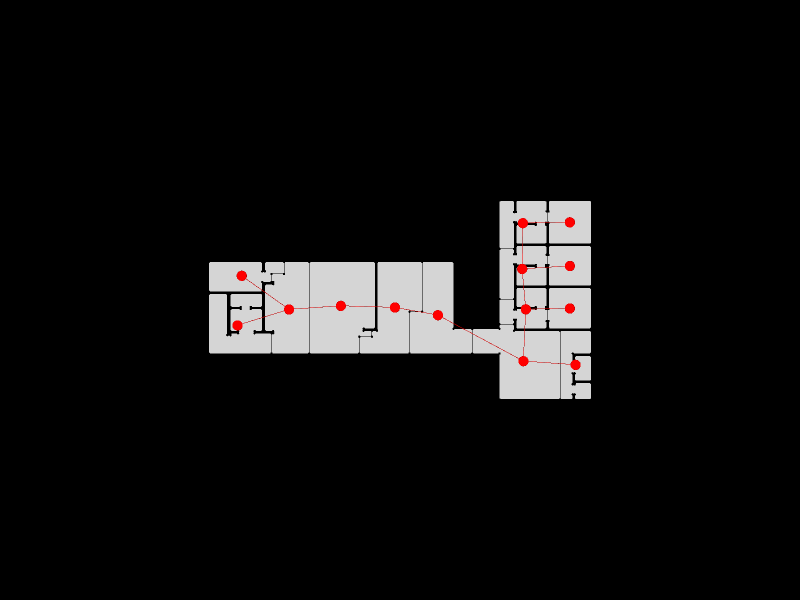

This figure's notebook cell:
### Code cell
Topology.Show(new_shell, new_graph,
              faceOpacity=0.9,
              showEdges=True,
              showVertices=True,
              vertexSizeKey="size",
              vertexColorKey="color",
              camera=[0, 0, 6],
              backgroundColor="black",
              width=800, height=600,
              renderer=renderer)

### Figure 1 — Plotly figure (JSON) as saved in the notebook; plotly's stock layout.template omitted (floating-point values rounded to 4 significant figures; data arrays with more than 128 entries replaced by an {"elided": "..."} marker saying what was removed)
{"data": [{"customdata": {"elided": "168 str values"}, "hoverinfo": "text", "hovertemplate": {"elided": "168 str values"}, "hovertext": {"elided": "168 str values"}, "legendgroup": "1", "legendrank": 1, "marker": {"color": {"elided": "168 str values"}, "line": {"width": 0}, "opacity": 1, "size": {"elided": "168 float values"}, "sizemode": "diameter", "symbol": "circle"}, "mode": "markers", "name": "1: Untitled (Vertices)", "showlegend": false, "text": {"elided": "168 str values"}, "type": "scatter3d", "x": {"elided": "168 float values"}, "y": {"elided": "168 float values"}, "z": {"elided": "168 int values"}}, {"hoverinfo": "text", "legendgroup": "2", "legendrank": 2, "line": {"color": "black", "dash": "solid", "width": 1}, "marker": {"size": 0}, "mode": "lines", "name": "1: Untitled (Edges)", "showlegend": false, "text": "", "type": "scatter3d", "x": {"elided": "543 float values"}, "y": {"elided": "543 float values"}, "z": {"elided": "543 int values"}}, {"cmax": 1, "cmin": 0, "color": "#FAFAFA", "colorscale": [[0, "#440154"], [0.1111, "#482878"], [0.2222, "#3e4989"], [0.3333, "#31688e"], [0.4444, "#26828e"], [0.5556, "#1f9e89"], [0.6667, "#35b779"], [0.7778, "#6ece58"], [0.8889, "#b5de2b"], [1, "#fde725"]], "flatshading": true, "hoverinfo": "text", "hovertext": "", "i": {"elided": "172 int values"}, "j": {"elided": "172 int values"}, "k": {"elided": "172 int values"}, "legendgroup": "3", "legendrank": 3, "lighting": {"facenormalsepsilon": 0}, "name": "1: Untitled (Faces)", "opacity": 0.9, "showlegend": false, "showscale": false, "text": "", "type": "mesh3d", "x": {"elided": "168 float values"}, "y": {"elided": "168 float values"}, "z": {"elided": "168 int values"}}, {"hoverinfo": "text", "legendgroup": "6", "legendrank": 6, "line": {"color": "red", "dash": "solid", "width": 1}, "marker": {"size": 0}, "mode": "lines", "name": "2: Untitled Graph (Edges)", "showlegend": false, "text": "", "type": "scatter3d", "x": [10.52, 14.83, null, 10.52, 6.392, null, 6.392, 2.618, null, 25.02, 28.77, null, 6.392, 2.283, null, 25.26, 28.77, null, 24.97, 25.02, null, 24.97, 28.77, null, 14.83, 18.26, null, 25.26, 24.97, null, 25.07, 25.26, null, 25.07, 29.22, null, 18.26, 25.07, null], "y": [3.81, 3.68, null, 3.81, 3.523, null, 3.523, 6.205, null, 10.4, 10.47, null, 3.523, 2.255, null, 3.536, 3.603, null, 6.751, 10.4, null, 6.751, 6.988, null, 3.68, 3.068, null, 3.536, 6.751, null, -0.597, 3.536, null, -0.597, -0.8899, null, 3.068, -0.597, null], "z": [0, 0, null, 0, 0, null, 0, 0, null, 0, 0, null, 0, 0, null, 0, 0, null, 0, 0, null, 0, 0, null, 0, 0, null, 0, 0, null, 0, 0, null, 0, 0, null, 0, 0, null]}, {"customdata": ["", "", "", "", "", "", "", "", "", "", "", "", "", ""], "hoverinfo": "text", "hovertemplate": ["Click ", "Click ", "Click ", "Click ", "Click ", "Click ", "Click ", "Click ", "Click ", "Click ", "Click ", "Click ", "Click ", "Click "], "hovertext": ["", "", "", "", "", "", "", "", "", "", "", "", "", ""], "legendgroup": "5", "legendrank": 5, "marker": {"color": ["#FF0000", "#FF0000", "#FF0000", "#FF0000", "#FF0000", "#FF0000", "#FF0000", "#FF0000", "#FF0000", "#FF0000", "#FF0000", "#FF0000", "#FF0000", "#FF0000"], "line": {"width": 0}, "opacity": 1, "size": [12, 12, 12, 12, 12, 12, 12, 12, 12, 12, 12, 12, 12, 12], "sizemode": "diameter", "symbol": "circle"}, "mode": "markers", "name": "2: Untitled Graph (Vertices)", "showlegend": false, "text": ["", "", "", "", "", "", "", "", "", "", "", "", "", ""], "type": "scatter3d", "x": [10.52, 2.618, 28.77, 6.392, 28.77, 25.02, 28.77, 14.83, 25.26, 29.22, 2.283, 25.07, 18.26, 24.97], "y": [3.81, 6.205, 10.47, 3.523, 3.603, 10.4, 6.988, 3.68, 3.536, -0.8899, 2.255, -0.597, 3.068, 6.751], "z": [0, 0, 0, 0, 0, 0, 0, 0, 0, 0, 0, 0, 0, 0]}], "layout": {"autosize": true, "height": 600, "margin": {"b": 40, "l": 40, "r": 40, "t": 40}, "paper_bgcolor": "#000000", "plot_bgcolor": "#000000", "scene": {"aspectmode": "data", "camera": {"center": {"x": 0, "y": 0, "z": 0}, "eye": {"x": 0, "y": 0, "z": 6}, "projection": {"type": "perspective"}, "up": {"x": 0, "y": 1, "z": 0}}, "xaxis": {"visible": false}, "yaxis": {"visible": false}, "zaxis": {"visible": false}}, "showlegend": true, "width": 800, "xaxis": {"showgrid": false, "visible": false, "zeroline": false}, "yaxis": {"showgrid": false, "visible": false, "zeroline": false}}}
